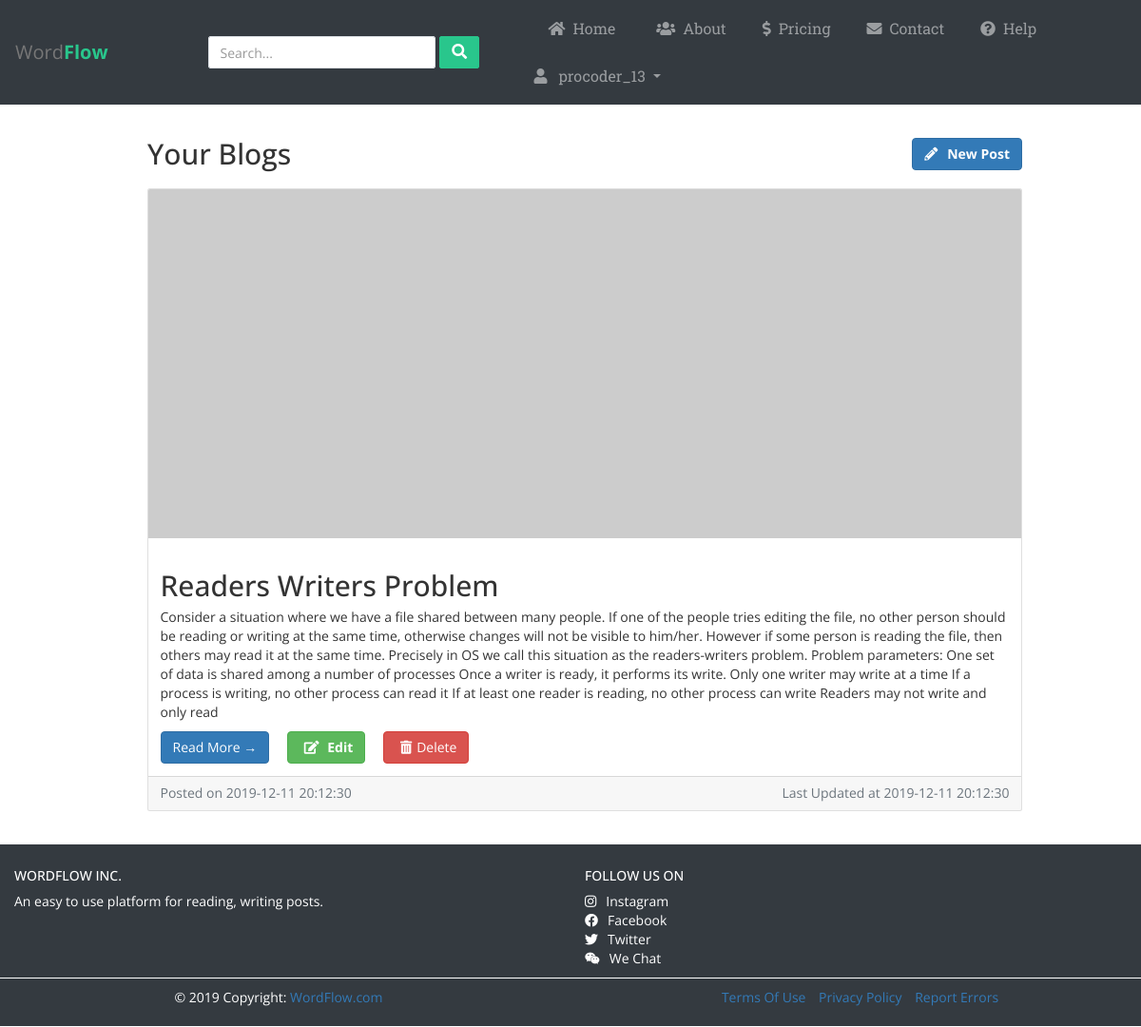
Page /procoder_13/blogs (signed in) on the committed database.
### app.py (models this page shows)
class Post(db.Model):
	pid = db.Column(db.Integer, primary_key=True)
	title= db.Column(db.String(80), nullable=False)
	author = db.Column(db.String(40), nullable=False)
	content = db.Column(db.String(100), nullable=False)
	created_on = db.Column(db.DateTime, nullable=False)
	last_updated = db.Column(db.DateTime, nullable=False)
	tags = db.Column(db.String(50), nullable=False)

### app.py (the view)
@app.route('/<user>/blogs')
@is_logged_in
def userBlogs(user):
	posts = Post.query.filter_by(author=user).all()
	for post in posts:
		post.created_on= str(post.created_on).split('.')[0]
		post.last_updated=str(post.last_updated).split('.')[0]
	return render_template('post.html', username=session["username"], logged_in=True, post=posts, userBlog=True)

### app.py (called while the page is built)
def is_logged_in(f):
	@wraps(f)
	def wrap(*args, **kwargs):
		if 'logged_in' in session:
			return f(*args, **kwargs)
		else:
			flash('Unauthorized, Please Login !', category='danger')
			return redirect(url_for('home'))
	return wrap

### templates/post.html (shortened to what this page needs)
{% extends "layout.html" %}
{% block content %}
<div class="container">
	<div class="row justify-content-between">
      <div class="col-md-10">
        {% if userBlog %}
            {% if post|length > 0 %}
          	<div class="row mb-2">
    	      	<div class="col-md-8">
        	        <h2 class="my-4">Your Blogs</h2>
    	        </div>
    			<div class="col-md-4">
    				<a href="/{{username}}/new/" class="btn btn-primary py-auto mt-4 pull-right"><span class="pr-3"><i class="fas fa-pencil-alt"></i></span><b>New Post</b></a>
    			</div>
    		</div>
            {% endif %}
        {% endif %}
        {% if userBlog %}
            {% for p in post %}
                <div class="card mb-4">
                    <img class="card-img-top" src="http://placehold.it/750x300" alt="Card image cap">
                    <div class="card-body">
                        <h2 class="card-title">{{p.title}}</h2>
                        <p class="card-text">{{p.content}}</p>
                        <a href="/{{username}}/view/{{p.pid}}" class="btn btn-primary">Read More &rarr;</a>
                        <a href="/{{username}}/edit/{{p.pid}}" class="btn btn-success mx-4"><span class="px-2"><i class="fas fa-edit"></i></span> <b>Edit</b></a>
                        <a href="/delete/{{p.pid}}" class="btn btn-danger"><span class="px-2"><i class="fas fa-trash-alt"></i></span>Delete</a>
                    </div>
                    <div class="card-footer text-muted">
                        <div class="row">
                            <div class="col-md-6">
                                Posted on {{p.created_on}}
                            </div>
                            <div class="col-md-6 text-right">
                                Last Updated at {{p.last_updated}}
                            </div>
                        </div>
                    </div>
                </div>
            {% endfor %}
        {% endif %}
      </div>
  </div>
</div>
{% endblock %}

### templates/layout.html (shortened to what this page needs)
<!DOCTYPE html>
<html>
<head>
	<link rel="stylesheet" href="https://stackpath.bootstrapcdn.com/bootstrap/4.3.1/css/bootstrap.min.css">
	<link rel="stylesheet" href="//maxcdn.bootstrapcdn.com/bootstrap/4.0.0/css/bootstrap.min.css" rel="stylesheet" id="bootstrap-css">
  <link href="//netdna.bootstrapcdn.com/bootstrap/3.2.0/css/bootstrap.min.css" rel="stylesheet" id="bootstrap-css">
	<link rel="stylesheet" href="https://maxcdn.bootstrapcdn.com/font-awesome/4.7.0/css/font-awesome.min.css">
  <link rel="stylesheet" type="text/css" href="{{ url_for('static', filename='stylesheets/layout.css') }}">
  <link rel="stylesheet" type="text/css" href="https://cdnjs.cloudflare.com/ajax/libs/font-awesome/5.11.2/css/all.css">
</head>
<body id="page-top">
<nav class="navbar sticky-top navbar-default navbar-expand-lg navbar-dark bg-dark" style="border: none;">
	<div class="navbar-header d-flex col">
		<a class="navbar-brand" href="/admin">Word<b>Flow</b></a>
	</div>
  <form class="navbar-form form-inline search-form">
			<div class="input-group">
				<input type="text" class="form-control" placeholder="Search...">
				<span class="input-group-btn">
					<button type="button" class="btn btn-default"><i class="fa fa-search"></i></button>
				</span>
			</div>
		</form>
  {% if logged_in == True %}
	<div id="navbarCollapse" class="collapse navbar-collapse justify-content-start" style="width: 630px;">
  {% else %}
  <div id="navbarCollapse" class="collapse navbar-collapse justify-content-start" style="width: 500px;">
  {% endif %}
		<ul class="nav navbar-nav">
			<li class="nav-item" style="margin: 0% 15px;"><a href="/" class="nav-link"><span style="margin: 0% 8px;"><i class="fas fa-home"></i></span>Home</a></li>
			<li class="nav-item" style="margin: 0% 10px;"><a href="/about" class="nav-link"><span style="margin: 0% 8px;"><i class="fas fa-users"></i></span>About</a></li>
			<li class="nav-item" style="margin: 0% 10px;"><a href="/pricing" class="nav-link"><span style="margin: 0% 8px;"><i class="fas fa-dollar-sign"></i></span>Pricing</a></li>
			<li class="nav-item" style="margin: 0% 10px;"><a href="/contact" class="nav-link"><span style="margin: 0% 8px;"><i class="fas fa-envelope"></i></span>Contact</a></li>
      <li class="nav-item" style="margin: 0% 10px;"><a href="/help" class="nav-link"><span style="margin: 0% 8px;"><i class="fas fa-question-circle"></i></i></span>Help</a></li>
		</ul>
    {% if logged_in == True %}
    <ul class="nav navbar-nav ml-auto">
      <li class="nav-item dropdown">
        <a data-toggle="dropdown" class="nav-link dropdown-toggle" href="#"><span style="margin: 0% 8px;"><i class="fas fa-user"></i></span> {{ username }} </b></a>
      </li>
    </ul>
    {% endif %}
	</div>
</nav>
  <div class="container">
  	{% block content %}
    {% endblock %}
  </div>
<br>
<footer class="page-footer font-small blue pt-4 bg-dark">
  <div class="container-fluid text-center text-md-left">
    <div class="row" id="footer-content">
      <div class="col-md-6 mt-md-0 mt-3">
        <h5 class="text-uppercase">WordFlow Inc.</h5>
        <p>An easy to use platform for reading, writing posts.</p>
      </div>
      <div class="col-md-3 mb-md-0 mb-3">
        <h5 class="text-uppercase">Follow us on</h5>
        <ul class="list-unstyled">
          <li><a href="https://www.instagram.com/"><span class="pr-3"><i class="fab fa-instagram"></i></span>Instagram</a></li>
          <li><a href="https://www.facebook.com/"><span class="pr-3"><i class="fab fa-facebook"></i></span>Facebook</a></li>
          <li><a href="https://www.twitter.com/"><span class="pr-3"><i class="fab fa-twitter"></i></span>Twitter</a></li>
          <li><a href="https://www.wechat.com/en"><span class="pr-3"><i class="fab fa-weixin"></i></span>We Chat</a></li>
        </ul>
      </div>
    </div>
  </div>
  	<div class="row"  style="border: 1px solid white;">
  		<div class="footer-copyright text-center py-3 col-sm-6" style="color: white;">© 2019 Copyright:
    		<a href="https://mdbootstrap.com/education/bootstrap/"> WordFlow.com</a>
    	</div>
    	<div class="footer-copyright text-center py-3 col-sm-6">
    	<ul class="list-inline">
    	<li><a href="">Terms Of Use</a></li>
    	<li><a href="">Privacy Policy</a></li>
    	<li><a href="">Report Errors</a></li>
    </ul>
  </div>
  </div>
</footer>
</body>
</html>

### static/stylesheets/layout.css (style rules this page uses)
body { margin: 0; padding: 0; box-sizing: border-box; font-family: 'Open Sans', sans-serif; overflow-x: hidden; }
.list-unstyled a, .list-unstyled a span { color: white; }
.form-control { box-shadow: none; border-radius: 4px; border-color: #dfe3e8; }
.navbar-header.col { padding: 0 !important; }
.navbar { background: #fff; padding-left: 16px; padding-right: 16px; border-bottom: 1px solid #dfe3e8; border-radius: 0; }
.navbar .navbar-brand { font-size: 20px; padding-left: 0; padding-right: 50px; }
.navbar .navbar-brand b { font-weight: bold; color: #29c68c; }
.navbar ul.nav li a { color: #999; font-size: 16px; }
.navbar .form-inline i { font-size: 16px; }
.navbar .form-inline .btn { border-radius: 2px; color: #fff; border-color: #29c68c; background: #29c68c; outline: none; }
.navbar .search-form { display: inline-block; }
.navbar .search-form .btn { margin-left: 4px; }
.navbar .search-form .form-control { border-radius: 2px; }
a.nav-link { font-family: 'Roboto Slab'; }
#footer-content { color: #fff; }
@media (min-width: 1200px) { .search-form .input-group { width: 300px; margin-left: 30px; } }

### rows in the picture
Post: author "procoder_13", title "Readers Writers Problem", content "Consider a situation where we have a file shared between many people. If one of the people tries editing the file, no other person should be reading or writing at the same time, otherwise changes will not be visible to him/her. However if some person is reading the file, then others may read it at the same time. Precisely in OS we call this situation as the readers-writers problem. Problem parameters: One set of data is shared among a number of processes Once a writer is ready, it performs its write. Only one writer may write at a time If a process is writing, no other process can read it If at least one reader is reading, no other process can write Readers may not write and only read", created_on "2019-12-11 20:12:30", last_updated "2019-12-11 20:12:30"
